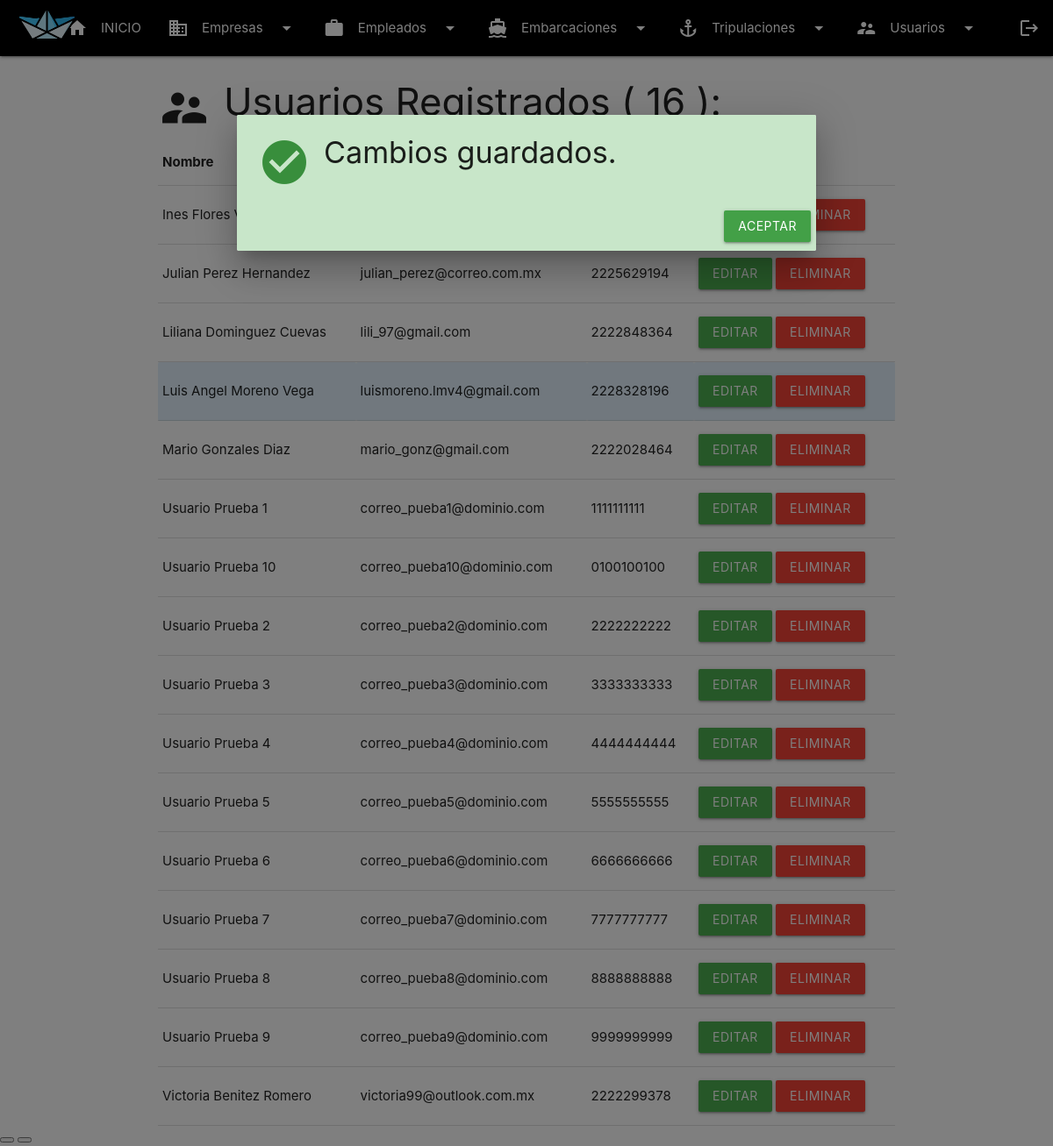
The page /usuarios/ver_usuarios.php?conf=1 (signed in) on the database its author committed.
### tables this page shows
CREATE TABLE `usuarios` (
  `idUsuario` int(11) NOT NULL,
  `nombre` varchar(50) NOT NULL,
  `telefono` varchar(20) NOT NULL,
  `correo` varchar(50) NOT NULL,
  `contrasena` varchar(30) NOT NULL,
  `foto` varchar(255) NOT NULL
);

### usuarios/ver_usuarios.php (the view, shortened to what this page needs)
<!DOCTYPE html>
<html lang="es">
<head>
    <link rel="stylesheet" href="https://cdnjs.cloudflare.com/ajax/libs/materialize/1.0.0/css/materialize.min.css">
    <link rel="stylesheet" type="text/css" href="../css/estilos.css">
</head>
<body>
    <?php include '../templates/navbar.php';?>
    <?php
        $link = Conectar();
        $query   = ("SELECT * FROM usuarios ORDER BY nombre");
        $consulta = mysqli_query($link, $query);
        $cantidad = mysqli_num_rows($consulta);
    ?>
    <div class="container">
        <div>
            <i class="material-icons medium left">supervisor_account</i><h3>Usuarios Registrados ( <?php echo $cantidad; ?> ):</h3>
        </div>
        <div class="table-responsive">
            <table class="table table-bordered table-striped table-hover">
                <thead>
                <tr>
                    <th scope="col">Nombre</th>
                    <th scope="col">Correo</th>
                    <th scope="col">Teléfono</th>
                    <th scope="col"></th>
                </tr>
                </thead>
                <tbody>
                <?php
                    while ($dataUsuario = mysqli_fetch_array($consulta)) { ?>
                        <tr <?php if($dataUsuario['idUsuario'] == $_SESSION['idus']){?> class="blue lighten-5" <?php } ?>>
                            <td><?php echo $dataUsuario['nombre']; ?></td>
                            <td><?php echo $dataUsuario['correo']; ?></td>
                            <td><?php echo $dataUsuario['telefono']; ?></td>
                            <td>
                                <button type="button" class="btn green modal-trigger" data-target="editChildresn<?php echo $dataUsuario['idUsuario']; ?>">
                                    Editar
                                </button>
                                <button type="button" class="btn red modal-trigger" data-target="deleteChildresn<?php echo $dataUsuario['idUsuario']; ?>">
                                    Eliminar
                                </button>
                            </td>
                        </tr>
                <?php } ?>
            </table>
        </div>
    </div>
    <a href="#agregado" class="modal-trigger"><button type="hidden" id="listo"></button></a>
    <div id="agregado" class="modal">
        <div class="modal-content green lighten-4">
            <h4><i class="material-icons medium left green-text text-darken-2">check_circle</i>Cambios guardados.</h4>
        </div>
        <div class="modal-footer green lighten-4">
            <a href="#" class="btn modal-close green darken-1">Aceptar</a>
        </div>
    </div>
    <a href="#repetido" class="modal-trigger"><button type="hidden" id="adve"></button></a>
</body>
</html>

### rows shown on the page
usuarios: nombre "Ines Flores Vasquez"
usuarios: nombre "Julian Perez Hernandez", correo "julian_perez@correo.com.mx", telefono "2225629194"
usuarios: nombre "Liliana Dominguez Cuevas", correo "lili_97@gmail.com", telefono "2222848364"
usuarios: nombre "Luis Angel Moreno Vega", correo "luismoreno.lmv4@gmail.com", telefono "2228328196"
usuarios: nombre "Mario Gonzales Diaz", correo "mario_gonz@gmail.com", telefono "2222028464"
usuarios: nombre "Usuario Prueba 1", correo "correo_pueba1@dominio.com", telefono "1111111111"
usuarios: nombre "Usuario Prueba 10", correo "correo_pueba10@dominio.com", telefono "0100100100"
usuarios: nombre "Usuario Prueba 2", correo "correo_pueba2@dominio.com", telefono "2222222222"
usuarios: nombre "Usuario Prueba 3", correo "correo_pueba3@dominio.com", telefono "3333333333"
usuarios: nombre "Usuario Prueba 4", correo "correo_pueba4@dominio.com", telefono "4444444444"
usuarios: nombre "Usuario Prueba 5", correo "correo_pueba5@dominio.com", telefono "5555555555"
usuarios: nombre "Usuario Prueba 6", correo "correo_pueba6@dominio.com", telefono "6666666666"
usuarios: nombre "Usuario Prueba 7", correo "correo_pueba7@dominio.com", telefono "7777777777"
usuarios: nombre "Usuario Prueba 8", correo "correo_pueba8@dominio.com", telefono "8888888888"
usuarios: nombre "Usuario Prueba 9", correo "correo_pueba9@dominio.com", telefono "9999999999"
usuarios: nombre "Victoria Benitez Romero", correo "victoria99@outlook.com.mx", telefono "2222299378"

### other values the page prints
$cantidad "16"
